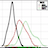

Write the R code that produced this figure.


usePackage<-function (pkg) {if (!require(pkg, character.only = TRUE)) {install.packages(pkg, repos = "http://cran.us.r-project.org");require(pkg, character.only = TRUE)}}

usePackage("car")


visr.applyParameters()


if(input_xlab == ""){input_xlab <- input_column}

{{
  if(input_group == ""){
  densityPlot(input_table[,input_column], 
              bw="SJ", 
              adjust=1, 
              kernel= input_kernel,
              grid= input_grid,
              show.bw = input_showbw, 
              rug = input_rug,
              xlab = input_xlab,
              ylab = input_ylab)
title(main = input_main)  
}else{

group <- as.factor(input_table[,input_group])
if(input_legendtitle == ""){input_legendtitle <- input_group}

densityPlot(input_table[,input_column],group, 
            bw="SJ", 
            adjust=1, 
            kernel= input_kernel,
            grid= input_grid,
            legend.location = input_legendlocation,
            legend.title = input_legendtitle,
            show.bw = input_showbw, 
            rug = input_rug,
            main = input_main,
            xlab = input_xlab,
            ylab = input_ylab)
}
}}
